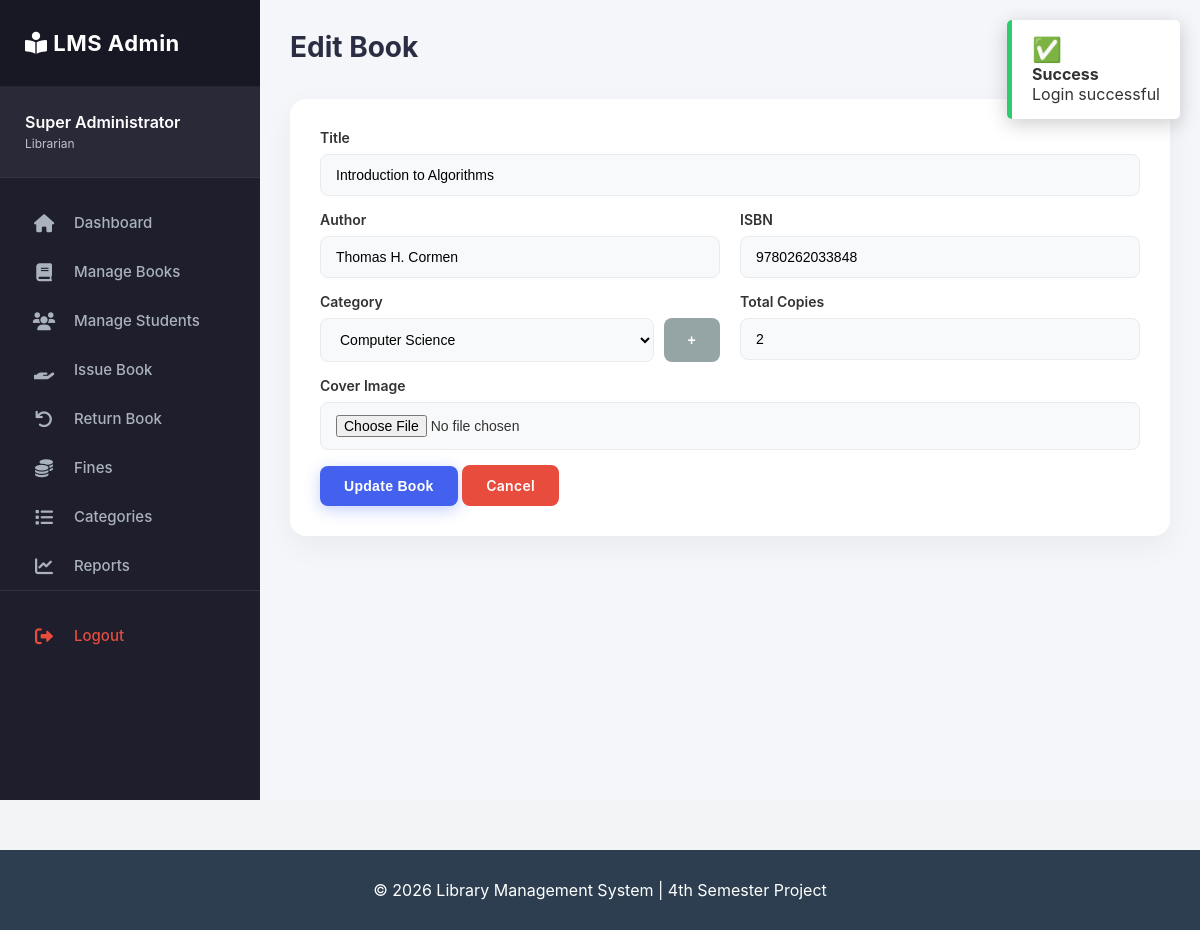
Screenshot of /admin/edit_book.php?id=1 (signed in) with the database file from the repository.
### tables this page shows
CREATE TABLE books (
    id INT AUTO_INCREMENT PRIMARY KEY,
    title VARCHAR(200) NOT NULL,
    author VARCHAR(100) NOT NULL,
    isbn VARCHAR(20) UNIQUE NOT NULL,
    category VARCHAR(100),  
    description TEXT,
    cover_image VARCHAR(255) DEFAULT 'default.png',
    total_copies INT DEFAULT 1,
    available_copies INT DEFAULT 1,
    added_date TIMESTAMP DEFAULT CURRENT_TIMESTAMP
);

CREATE TABLE categories (
    id INT AUTO_INCREMENT PRIMARY KEY,
    name VARCHAR(100) UNIQUE NOT NULL,
    created_at TIMESTAMP DEFAULT CURRENT_TIMESTAMP
);

### admin/edit_book.php (the view, shortened to what this page needs)
<?php
require_once '../config/db.php';
$id = (int)$_GET['id'];
$book_q = mysqli_query($conn, "SELECT * FROM books WHERE id = $id");
$book = mysqli_fetch_assoc($book_q);
$cat_query = mysqli_query($conn, "SELECT name FROM categories ORDER BY name ASC");
?>
<!DOCTYPE html>
<html lang="en">
<head>
    <link rel="stylesheet" href="../assets/css/style.css">
    <link rel="stylesheet" href="../assets/css/admin.css">
    <link rel="stylesheet" href="https://cdnjs.cloudflare.com/ajax/libs/font-awesome/6.0.0/css/all.min.css">
</head>
<body>
    <div class="admin-container">
        <?php include '../includes/admin_sidebar.php'; ?>
        <div class="main-content">
            <div class="content-header"><h1>Edit Book</h1></div>
            <div class="card">
                <form method="POST" enctype="multipart/form-data">
                    <div class="form-group"><label>Title</label><input type="text" name="title" class="form-control" value="<?= htmlspecialchars($book['title']) ?>" required></div>
                    <div class="form-row" style="display: flex; gap: 20px;">
                        <div class="form-group" style="flex:1"><label>Author</label><input type="text" name="author" class="form-control" value="<?= htmlspecialchars($book['author']) ?>" required></div>
                        <div class="form-group" style="flex:1"><label>ISBN</label><input type="text" name="isbn" class="form-control" value="<?= htmlspecialchars($book['isbn']) ?>" required></div>
                    </div>
                    <div class="form-row" style="display: flex; gap: 20px;">
                        <div class="form-group" style="flex:1">
                            <label>Category</label>
                            <div class="category-group">
                                <select name="category" id="category_dropdown" class="form-control" required>
                                    <?php while($c = mysqli_fetch_assoc($cat_query)): ?>
                                        <option value="<?= htmlspecialchars($c['name']) ?>" <?= ($c['name'] == $book['category']) ? 'selected' : '' ?>>
                                            <?= htmlspecialchars($c['name']) ?>
                                        </option>
                                    <?php endwhile; ?>
                                </select>
                                <button type="button" class="btn btn-secondary" onclick="openModal()">+</button>
                            </div>
                        </div>
                        <div class="form-group" style="flex:1"><label>Total Copies</label><input type="number" name="total_copies" class="form-control" value="<?= $book['total_copies'] ?>" required></div>
                    </div>
                    <div class="form-group"><label>Cover Image</label><input type="file" name="cover" class="form-control"></div>
                    <button class="btn btn-primary">Update Book</button>
                    <a href="manage_book.php" class="btn btn-danger">Cancel</a>
                </form>
            </div>
        </div>
    </div>
    <?php include '../includes/footer.php'; ?>
</body>
</html>

### assets/css/style.css (style rules this page uses)
* { margin: 0; padding: 0; box-sizing: border-box; }
body { font-family: 'Segoe UI', Tahoma, Geneva, Verdana, sans-serif; background-color: #f4f6f9; color: #333; min-height: 100vh; }
a { text-decoration: none; color: inherit; }
.admin-container { display: flex; width: 100%; min-height: 100vh; }
.main-content { flex-grow: 1; padding: 30px; background: #f4f6f9; overflow-y: auto; }
.content-header { display: flex; justify-content: space-between; align-items: center; margin-bottom: 25px; }
.content-header h1 { font-size: 24px; color: #2c3e50; }
.card { background: white; padding: 25px; border-radius: 8px; box-shadow: 0 2px 10px rgba(0,0,0,0.05); margin-bottom: 20px; }
.form-group { margin-bottom: 15px; }
.form-group label { display: block; margin-bottom: 8px; font-weight: 600; font-size: 14px; }
.form-control { width: 100%; padding: 10px 12px; border: 1px solid #ccc; border-radius: 4px; font-size: 14px; }
.form-row { display: flex; gap: 20px; }
.btn { display: inline-block; padding: 10px 20px; border: none; border-radius: 4px; cursor: pointer; font-size: 14px; font-weight: 500; text-align: center; }
.btn-primary { background: #3498db; color: white; }
.btn-danger { background: #e74c3c; color: white; }
.btn-secondary { background: #95a5a6; color: white; }

### assets/css/admin.css (style rules this page uses)
:root { --primary: #4361ee; --primary-hover: #3a53d0; --secondary: #3f37c9; --success: #4cc9f0; --danger: #f72585; --dark: #1e1e2d; --light: #f8f9fa; --gray: #aab2bd; --text: #2b2d42; --shadow: 0 10px 30px rgba(0, 0, 0, 0.05); }
body { background-color: #f3f4f6; font-family: 'Inter', 'Segoe UI', sans-serif; }
.admin-container { display: flex; min-height: 100vh; }
.main-content { margin-left: 260px; padding: 30px; }
.content-header { display: flex; justify-content: space-between; align-items: center; margin-bottom: 35px; }
.content-header h1 { font-size: 28px; color: var(--text); font-weight: 700; }
.card { background: #fff; border-radius: 16px; padding: 30px; box-shadow: var(--shadow); border: none; margin-bottom: 30px; }
.form-control { background: #f8f9fa; border: 1px solid #e9ecef; border-radius: 8px; padding: 12px 15px; font-size: 14px; }
.btn { border-radius: 8px; padding: 12px 24px; font-weight: 600; letter-spacing: 0.3px; transition: all 0.3s; }
.btn-primary { background: var(--primary); box-shadow: 0 4px 15px rgba(67, 97, 238, 0.3); }

### admin/edit_book.php (style rules this page uses)
.category-group { display: flex; gap: 10px; }

### rows the page displays
books: title "Introduction to Algorithms", author "Thomas H. Cormen", isbn "9780262033848", category "Computer Science", total_copies "2"

### other values shown
$_SESSION['full_name'] "Super Administrator"
